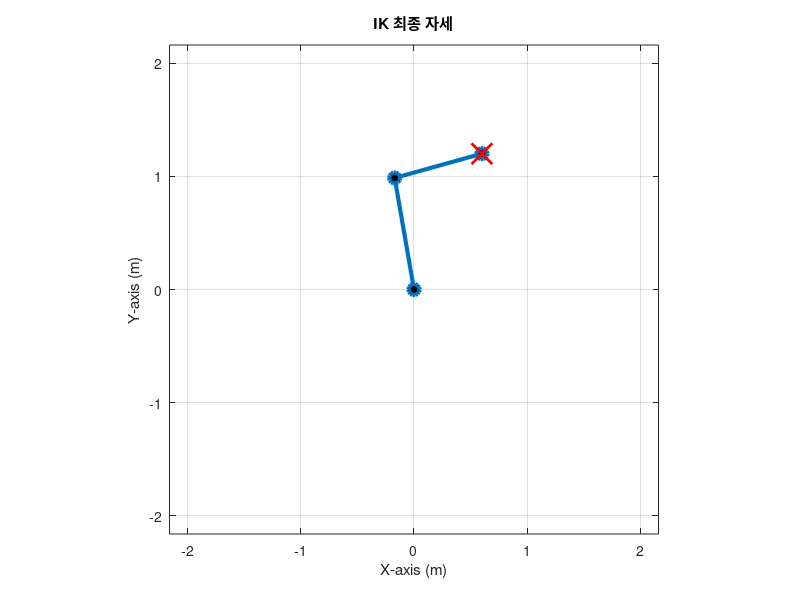
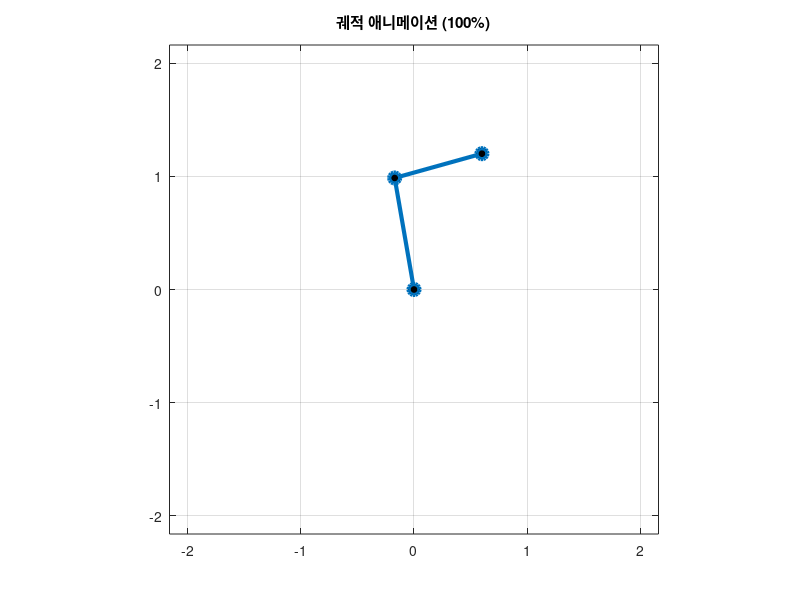

These charts were generated, in order, by the following MATLAB code:

function TwoLink_Kinematics_Compact()

    L = [1.0, 0.8]; % L1, L2길이
    
    fprintf('2RManipulator');
    
    target_pos = [0.6; 1.2]; 
    
    % 역기구학(IK) 계산
    [q_solutions, is_reachable] = inverse_kinematics(L, target_pos);
    assert(is_reachable, '목표 위치에 도달할 수 없습니다.');
    q_elbow_up = q_solutions(1,:)'; 
    
    % 정기구학(FK)으로 IK 결과 검증
    pos_fk_validation = forward_kinematics(L, q_elbow_up);
    
    J = calculate_jacobian(L, q_elbow_up);
    
    % 결과 요약 출력
    disp('목표 위치 [x, y]:'); disp(target_pos');
    disp('IK 해 (Elbow-Up) [q1, q2] (deg):'); disp(rad2deg(q_elbow_up'));
    disp('FK 검증 위치 [x, y]:'); disp(pos_fk_validation');
    disp('자코비안 '); disp(J);
 
    visualize_robot(L, q_elbow_up, target_pos, 'IK 최종 자세');
    
    animate_trajectory(L, [0;0], q_elbow_up, '궤적 애니메이션');
    
    fprintf('▶ 분석 및 시각화 완료.\n');
end


function pos = forward_kinematics(L, q)
    % 정기구학: q = [q1; q2] -> pos = [x; y]
    pos = [L(1)*cos(q(1)) + L(2)*cos(q(1)+q(2));
           L(1)*sin(q(1)) + L(2)*sin(q(1)+q(2))];
end

function [q_sols, is_ok] = inverse_kinematics(L, pos_d)
    % 역기구학: pos = [x; y] -> q = [q1, q2] (두 개의 해)
    L1=L(1); L2=L(2); x=pos_d(1); y=pos_d(2);
    dist_sq = x^2 + y^2;
    if dist_sq > (L1+L2)^2 || dist_sq < (L1-L2)^2, q_sols=[]; is_ok=false; return; end
    
    cos_q2 = (dist_sq - L1^2 - L2^2) / (2 * L1 * L2);
    q2_down = acos(max(-1, min(1, cos_q2)));
    q2_up = -q2_down;
    
    q1_down = atan2(y,x) - atan2(L2*sin(q2_down), L1+L2*cos(q2_down));
    q1_up   = atan2(y,x) - atan2(L2*sin(q2_up), L1+L2*cos(q2_up));
    
    q_sols = [q1_up, q2_up; q1_down, q2_down];
    is_ok = true;
end

function J = calculate_jacobian(L, q)
    L1=L(1); L2=L(2); q1=q(1); q2=q(2); s1=sin(q1); c1=cos(q1); s12=sin(q1+q2); c12=cos(q1+q2);
    J = [-L1*s1-L2*s12, -L2*s12;
          L1*c1+L2*c12,  L2*c12];
end

function visualize_robot(L, q, target_pos, fig_title)
    figure('Name', fig_title);
    pos_j1 = forward_kinematics([L(1),0], q);
    pos_ee = forward_kinematics(L, q);
    
    plot([0, pos_j1(1), pos_ee(1)], [0, pos_j1(2), pos_ee(2)], 'o-', 'LineWidth', 3, 'MarkerSize', 8, 'MarkerFaceColor', 'k');
    hold on;
    if ~isempty(target_pos), plot(target_pos(1), target_pos(2), 'rx', 'MarkerSize', 15, 'LineWidth', 2); end
    grid on; axis equal; axis([-sum(L), sum(L), -sum(L), sum(L)]*1.2);
    title(fig_title); xlabel('X-axis (m)'); ylabel('Y-axis (m)');
end

function animate_trajectory(L, q_start, q_end, fig_title)
    % 동적 시각화
    figure('Name', fig_title);
    max_reach = sum(L);
    
    for t = linspace(0, 1, 100)
        q_current = q_start*(1-t) + q_end*t;
        pos_j1 = forward_kinematics([L(1),0], q_current);
        pos_ee = forward_kinematics(L, q_current);
        
        cla;
        plot([0, pos_j1(1), pos_ee(1)], [0, pos_j1(2), pos_ee(2)], 'o-', 'LineWidth', 3, 'MarkerSize', 8, 'MarkerFaceColor', 'k');
        grid on; axis equal; axis([-max_reach, max_reach, -max_reach, max_reach]*1.2);
        title(sprintf('%s (%.0f%%)', fig_title, t*100));
        drawnow;
    end
end